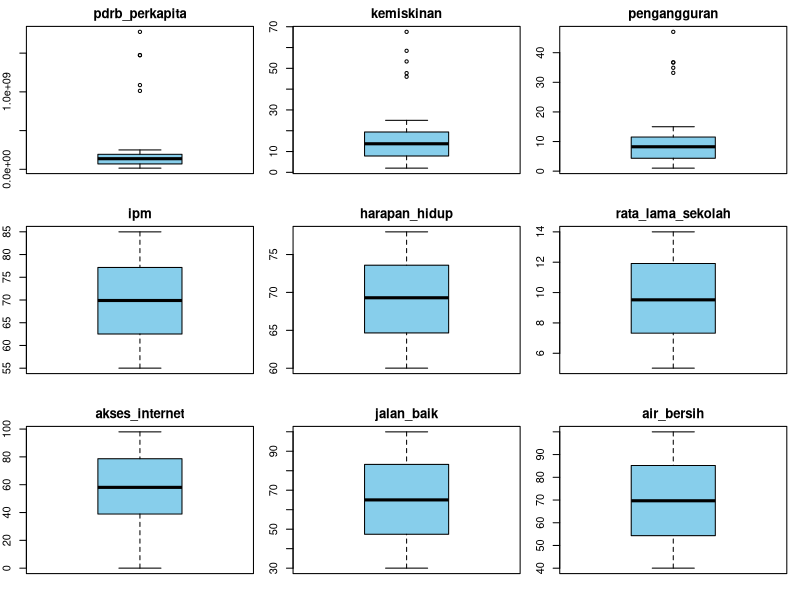
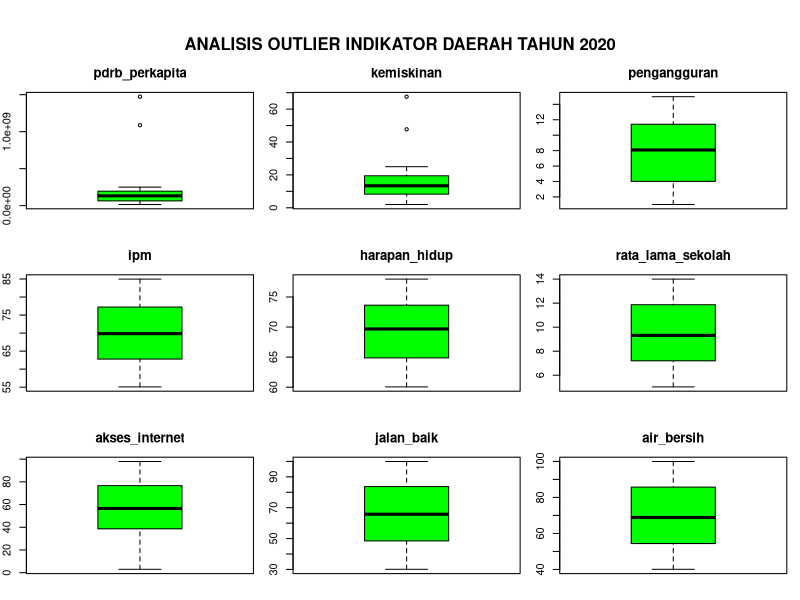
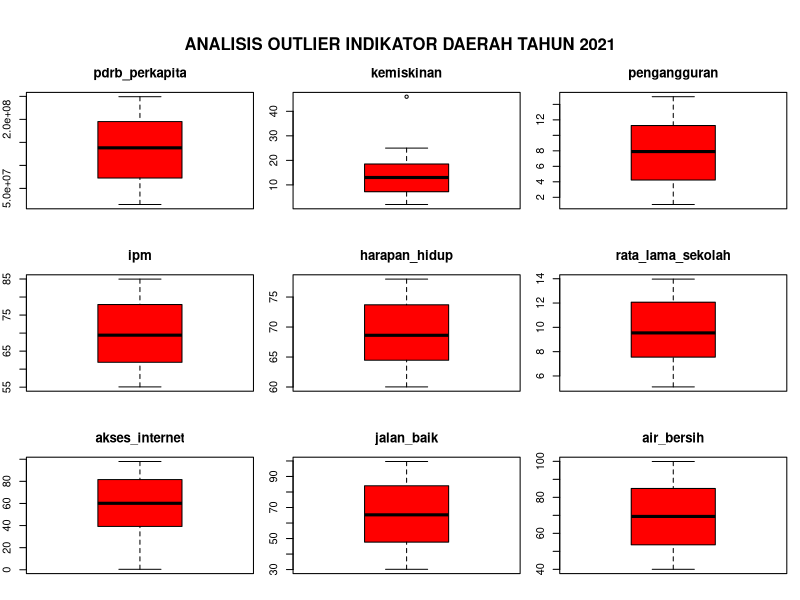
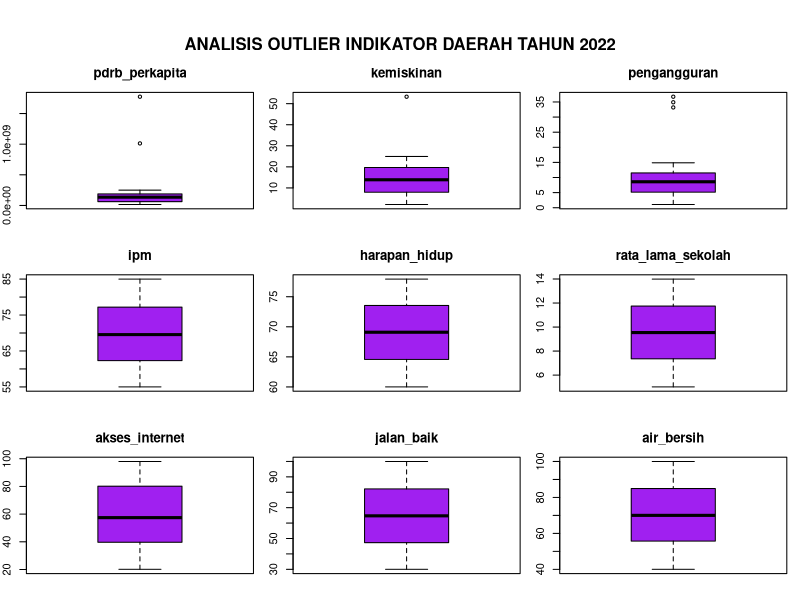
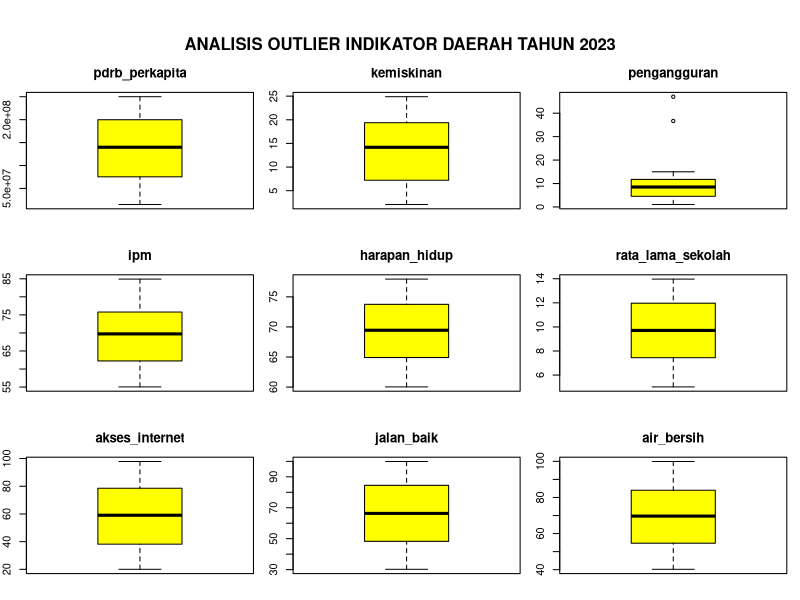
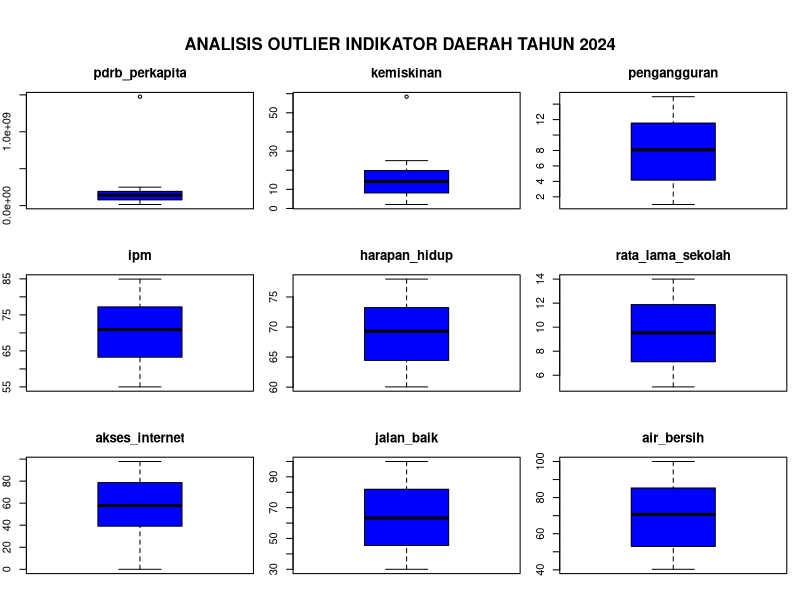

Source code (R) for these figures, in order:
# Analisis oulier
# Outlier -> data yang aneh/berbeda dari rata rata data(q1-q3)
# Jadi Analisis outlier berfungsi untuk mendeteksi apakah ada data yang "anomali" / berbeda sendiri
# Nah fungsinya agar kita bisa memutuskan apakah datanya mau dibuang, diperbaiki atau harus diselidiki lagi

# Dampak outlier terhadap analisis statistik 
# 1. merusak nilai rata-rata -> misalkan ada 5 orang, 
# orang 1 bawa 4 buah, orang 2 5 buah, orang 3 5 buah, orang 4 4 buah. orang 5 100 buah
# nah orang kelima ini ngebuat rata-ratanya jadi 20an padahal kenyataannya harusnya 4-5 doang dia sendiri yang kejauhan/anomali 
# 2. mengganggu nilai standar deviasi
# standar deviasi itu mengukur penyebaran data, kalau ada outlier berarti datanya keliatan sangat renggang
# statistiknya akan menganggap datanya tidak stabil/tidak konsisten.

data <- read.csv(
  "Dataset/pembangunan_wilayah_missing_outlier.csv"
)
library(dplyr)
#===============================================
# BOXPLOT & IQR
#===============================================
# fungsi iqr 
hitung_iqr <- function(data_input, nama_kolom, nama_variabel) {
  # Ambil data kolom secara dinamis dari dataset utama
  data_kolom <- data_input[[nama_kolom]]
  
  # Q1, Q3, dan IQR
  q1 <- quantile(data_kolom, 0.25, na.rm = TRUE)
  q3 <- quantile(data_kolom, 0.75, na.rm = TRUE)
  iqr_value <- q3 - q1
  
  # batas atas dan bawah
  batas_bawah <- q1 - (1.5 * iqr_value)
  batas_atas <- q3 + (1.5 * iqr_value)
  
  # jumlah outlier
  jumlah_outlier_atas <- sum(data_kolom > batas_atas, na.rm = TRUE)
  jumlah_outlier_bawah <- sum(data_kolom < batas_bawah, na.rm = TRUE)
  
  # Cetak Hasil Ringkasan Statistik
  cat("===================================================\n")
  cat("=== ANALISIS IQR:", nama_variabel, "===\n")
  cat("===================================================\n")
  cat("Kuartil 1 (Q1)       :", q1, "\n")
  cat("Kuartil 3 (Q3)       :", q3, "\n")
  cat("Nilai IQR            :", iqr_value, "\n")
  cat("Batas Normal Bawah   :", batas_bawah, "\n")
  cat("Batas Normal Atas    :", batas_atas, "\n")
  cat("Jumlah Outlier Atas  :", jumlah_outlier_atas, "data\n")
  cat("Jumlah Outlier Bawah :", jumlah_outlier_bawah, "data\n")
  cat("---------------------------------------------------\n")
  
  # Filter data oknum outlier
  outlier_data <- data_input %>% 
    filter(!!sym(nama_kolom) > batas_atas | !!sym(nama_kolom) < batas_bawah) %>% 
    select(provinsi, tahun, !!sym(nama_kolom)) %>% 
    arrange(desc(!!sym(nama_kolom)))
  
  # Cetak jumlah total outlier
  cat("Total Outlier Ditemukan:", nrow(outlier_data), "data\n")
  cat("---------------------------------------------------\n")
  
  # --- DAFTAR OUTLIER ---
  if(nrow(outlier_data) > 0) {
    cat("Daftar Data Outlier (Menampilkan hingga 10 teratas):\n")
    print(head(outlier_data, 10))
  } else {
    cat("Tidak ada data yang menjadi outlier.\n")
  }
  cat("\n\n")
}

# memilih data yang ingin ditampilkan (numeric aja)
df_indikator <- data %>% 
  select(pdrb_perkapita, kemiskinan, pengangguran, ipm, 
         harapan_hidup, rata_lama_sekolah, akses_internet, jalan_baik, air_bersih)

# bagi menjadi 3 baris 3 kolom
par(mfrow=c(3,3), mar=c(2, 2, 2, 1))

# buat boxplotnya sesuai tipenya masing-masing 
for(i in 1:ncol(df_indikator)) {
  boxplot(df_indikator[[i]], main=colnames(df_indikator)[i], col="skyblue")
}

# IQR untuk menghitung dan mencari siapa outliernya
hitung_iqr(data, "pdrb_perkapita", "PDRB PER KAPITA")
hitung_iqr(data, "kemiskinan", "KEMISKINAN")
hitung_iqr(data, "pengangguran", "PENGANGGURAN")

# Memisahkan dataset utama menjadi 5 dataset mandiri
# data 2020
data_2020 <- data %>% filter(tahun == 2020) 
data_2020_number <- data_2020 %>% 
  select(pdrb_perkapita, kemiskinan, pengangguran, ipm, 
         harapan_hidup, rata_lama_sekolah, akses_internet, jalan_baik, air_bersih)
par(mfrow = c(3, 3), mar = c(2, 2, 3, 1), oma = c(0, 0, 4, 0))

for(i in 1:ncol(data_2020_number)) {
  boxplot(data_2020_number[[i]], main = colnames(data_2020_number)[i], col = "green")
}
mtext("ANALISIS OUTLIER INDIKATOR DAERAH TAHUN 2020", 
      side = 3,
      outer = TRUE,   
      cex = 1,  
      font = 2)
hitung_iqr(data_2020,"pdrb_perkapita", "PDRB PER KAPITA Tahun 2020")
hitung_iqr(data_2020,"kemiskinan", "KEMISKINAN Tahun 2020")
hitung_iqr(data_2020,"pengangguran", "PENGANGGURAN Tahun 2020")

# data 2021
data_2021 <- data %>% filter(tahun == 2021)  
data_2021_number <- data_2021%>% 
  select(pdrb_perkapita, kemiskinan, pengangguran, ipm, 
         harapan_hidup, rata_lama_sekolah, akses_internet, jalan_baik, air_bersih)
par(mfrow = c(3, 3), mar = c(2, 2, 3, 1), oma = c(0, 0, 4, 0))

for(i in 1:ncol(data_2021_number)) {
  boxplot(data_2021_number[[i]], main=colnames(data_2021_number)[i], col="red")
}
mtext("ANALISIS OUTLIER INDIKATOR DAERAH TAHUN 2021", 
      side = 3,
      outer = TRUE,   
      cex = 1,  
      font = 2)
hitung_iqr(data_2021,"pdrb_perkapita", "PDRB PER KAPITA Tahun 2021")
hitung_iqr(data_2021,"kemiskinan", "KEMISKINAN Tahun 2021")
hitung_iqr(data_2021,"pengangguran", "PENGANGGURAN Tahun 2021")

# data 2022
data_2022 <- data %>% filter(tahun == 2022) 
data_2022_number <- data_2022 %>% 
  select(pdrb_perkapita, kemiskinan, pengangguran, ipm, 
         harapan_hidup, rata_lama_sekolah, akses_internet, jalan_baik, air_bersih)
data_2022
par(mfrow = c(3, 3), mar = c(2, 2, 3, 1), oma = c(0, 0, 4, 0))
for(i in 1:ncol(data_2022_number)) {
  boxplot(data_2022_number[[i]], main=colnames(data_2022_number)[i], col="purple")
}
mtext("ANALISIS OUTLIER INDIKATOR DAERAH TAHUN 2022", 
      side = 3,
      outer = TRUE,   
      cex = 1,  
      font = 2)
hitung_iqr(data_2022,"pdrb_perkapita", "PDRB PER KAPITA Tahun 2022")
hitung_iqr(data_2022,"kemiskinan", "KEMISKINAN Tahun 2022")
hitung_iqr(data_2022,"pengangguran", "PENGANGGURAN Tahun 2022")

# data 2023
data_2023 <- data %>% filter(tahun == 2023)
data_2023_number <- data_2023 %>% 
  select(pdrb_perkapita, kemiskinan, pengangguran, ipm, 
         harapan_hidup, rata_lama_sekolah, akses_internet, jalan_baik, air_bersih)
data_2023_number
par(mfrow = c(3, 3), mar = c(2, 2, 3, 1), oma = c(0, 0, 4, 0))
for(i in 1:ncol(data_2023_number)) {
  boxplot(data_2023_number[[i]], main=colnames(data_2023_number)[i], col="yellow")
}
mtext("ANALISIS OUTLIER INDIKATOR DAERAH TAHUN 2023", 
      side = 3,
      outer = TRUE,   
      cex = 1,  
      font = 2)
hitung_iqr(data_2023,"pdrb_perkapita", "PDRB PER KAPITA Tahun 2023")
hitung_iqr(data_2023,"kemiskinan", "KEMISKINAN Tahun 2023")
hitung_iqr(data_2023,"pengangguran", "PENGANGGURAN Tahun 2023")

# data 2024
data_2024 <- data %>% filter(tahun == 2024) 
data_2024_number <- data_2024 %>% 
  select(pdrb_perkapita, kemiskinan, pengangguran, ipm, 
         harapan_hidup, rata_lama_sekolah, akses_internet, jalan_baik, air_bersih)
par(mfrow = c(3, 3), mar = c(2, 2, 3, 1), oma = c(0, 0, 4, 0))
for(i in 1:ncol(data_2024_number)) {
  boxplot(data_2024_number[[i]], main=colnames(data_2024_number)[i], col="blue")
}
mtext("ANALISIS OUTLIER INDIKATOR DAERAH TAHUN 2024", 
      side = 3,
      outer = TRUE,   
      cex = 1,  
      font = 2)
hitung_iqr(data_2024,"pdrb_perkapita", "PDRB PER KAPITA Tahun 2024")
hitung_iqr(data_2024,"kemiskinan", "KEMISKINAN Tahun 2024")
hitung_iqr(data_2024,"pengangguran", "PENGANGGURAN Tahun 2024")
